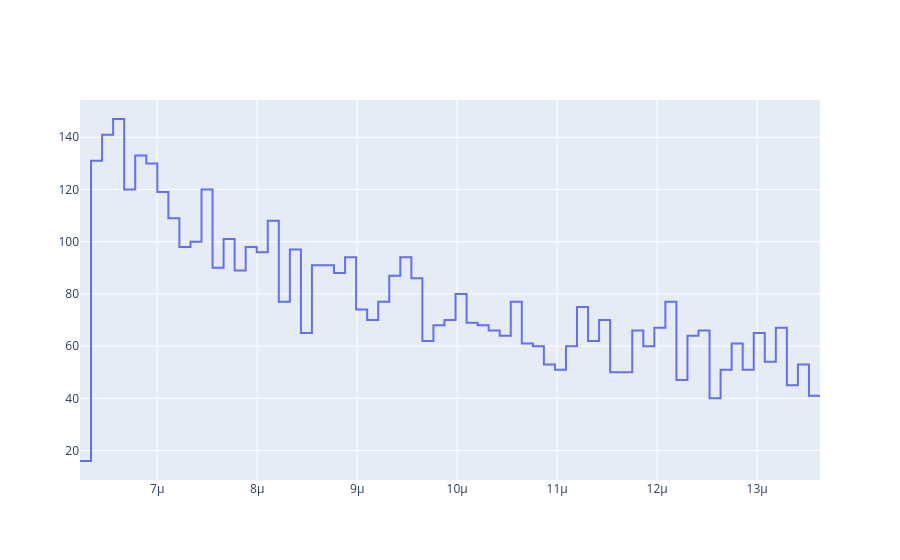

The code cell stored with this chart in its notebook:
### Markdown cell above
# Noise analysis

### Code cell
unif_total = np.concatenate([unif_g , unif_p])


def hist_trace(arr, label, bins=n_bins):
    count, edges = np.histogram(arr, bins=bins, density=False)
    y = count
    x = edges[:-1]
    return go.Scatter(
        x=np.r_[x, edges[-1]],
        y=np.r_[y, y[-1]],
        mode="lines",
        name=label,
        line_shape="hv",
    )


fig_main = go.Figure()
fig_main.add_trace(hist_trace(unif_total, "total"))

### Figure 1 — Plotly figure (JSON) as saved in the notebook; plotly's stock layout.template omitted (floating-point values rounded to 4 significant figures)
{"data": [{"line": {"shape": "hv"}, "mode": "lines", "name": "total", "type": "scatter", "x": [6.228e-06, 6.338e-06, 6.449e-06, 6.559e-06, 6.67e-06, 6.78e-06, 6.891e-06, 7.001e-06, 7.112e-06, 7.222e-06, 7.332e-06, 7.443e-06, 7.553e-06, 7.664e-06, 7.774e-06, 7.885e-06, 7.995e-06, 8.106e-06, 8.216e-06, 8.327e-06, 8.437e-06, 8.547e-06, 8.658e-06, 8.768e-06, 8.879e-06, 8.989e-06, 9.1e-06, 9.21e-06, 9.321e-06, 9.431e-06, 9.541e-06, 9.652e-06, 9.762e-06, 9.873e-06, 9.983e-06, 1.009e-05, 1.02e-05, 1.031e-05, 1.043e-05, 1.054e-05, 1.065e-05, 1.076e-05, 1.087e-05, 1.098e-05, 1.109e-05, 1.12e-05, 1.131e-05, 1.142e-05, 1.153e-05, 1.164e-05, 1.175e-05, 1.186e-05, 1.197e-05, 1.208e-05, 1.219e-05, 1.23e-05, 1.241e-05, 1.252e-05, 1.263e-05, 1.274e-05, 1.285e-05, 1.297e-05, 1.308e-05, 1.319e-05, 1.33e-05, 1.341e-05, 1.352e-05, 1.363e-05], "y": [16, 131, 141, 147, 120, 133, 130, 119, 109, 98, 100, 120, 90, 101, 89, 98, 96, 108, 77, 97, 65, 91, 91, 88, 94, 74, 70, 77, 87, 94, 86, 62, 68, 70, 80, 69, 68, 66, 64, 77, 61, 60, 53, 51, 60, 75, 62, 70, 50, 50, 66, 60, 67, 77, 47, 64, 66, 40, 51, 61, 51, 65, 54, 67, 45, 53, 41, 41]}], "layout": {}}
